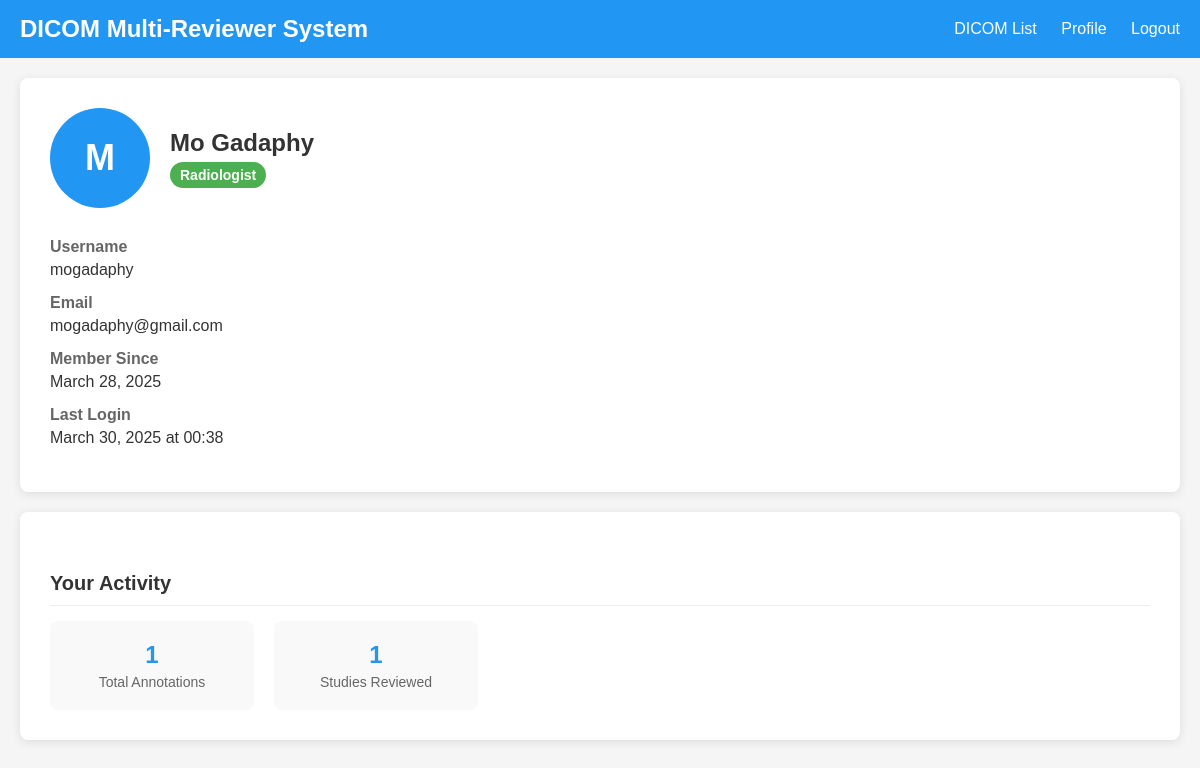
/profile (signed in), run on the app's committed database.
### src/dicom_reviewer/models/db/user.py (models this page shows, shortened)
class User(db.Model, UserMixin):
    __tablename__ = 'users'
    id = db.Column(db.Integer, primary_key=True)
    username = db.Column(db.String(80), unique=True, nullable=False)
    password_hash = db.Column(db.String(128), nullable=False)
    email = db.Column(db.String(120), unique=True, nullable=False)
    full_name = db.Column(db.String(150), nullable=False)
    role = db.Column(db.String(20), nullable=False, default='radiologist')
    created_at = db.Column(db.DateTime, nullable=False, default=datetime.utcnow)
    last_login = db.Column(db.DateTime, nullable=True)

### src/dicom_reviewer/main.py (the view)
@app.route('/profile')
@login_required
def profile():
    annotation_count = Annotation.query.filter_by(reviewer_id=current_user.id).count()
    studies_with_annotations = db.session.query(Annotation.study_uid).filter_by(
        reviewer_id=current_user.id
    ).distinct().count()
    return render_template('profile.html',
                          annotation_count=annotation_count,
                          study_count=studies_with_annotations)

### src/dicom_reviewer/main.py (called while the page is built)
@login_manager.user_loader
def load_user(user_id):
    return User.query.get(int(user_id))

### src/dicom_reviewer/templates/profile.html (shortened to what this page needs)
<!DOCTYPE html>
<html>
<head>
</head>
<body>
    <div class="header">
        <h1>DICOM Multi-Reviewer System</h1>
        <div class="header-links">
            <a href="{{ url_for('dicom_list') }}">DICOM List</a>
            <a href="{{ url_for('profile') }}">Profile</a>
            <a href="{{ url_for('logout') }}">Logout</a>
        </div>
    </div>
    <div class="container">
        <div class="profile-card">
            <div class="profile-header">
                <div class="profile-avatar">
                    {{ current_user.full_name[0] }}
                </div>
                <div class="profile-info">
                    <h2>{{ current_user.full_name }}</h2>
                    <span class="profile-role">{{ current_user.role|title }}</span>
                </div>
            </div>
            <div class="profile-details">
                <div class="profile-detail">
                    <label>Username</label>
                    <span>{{ current_user.username }}</span>
                </div>
                <div class="profile-detail">
                    <label>Email</label>
                    <span>{{ current_user.email }}</span>
                </div>
                <div class="profile-detail">
                    <label>Member Since</label>
                    <span>{{ current_user.created_at.strftime('%B %d, %Y') }}</span>
                </div>
                <div class="profile-detail">
                    <label>Last Login</label>
                    <span>{{ current_user.last_login.strftime('%B %d, %Y at %H:%M') if current_user.last_login else 'Never' }}</span>
                </div>
            </div>
        </div>
        <div class="profile-card">
            <div class="stats-section">
                <h3 class="stats-header">Your Activity</h3>
                <div class="stats-grid">
                    <div class="stat-card">
                        <div class="stat-value">{{ annotation_count }}</div>
                        <div class="stat-label">Total Annotations</div>
                    </div>
                    <div class="stat-card">
                        <div class="stat-value">{{ study_count }}</div>
                        <div class="stat-label">Studies Reviewed</div>
                    </div>
                </div>
            </div>
        </div>
    </div>
</body>
</html>

### src/dicom_reviewer/templates/profile.html (style rules this page uses)
body { font-family: Arial, sans-serif; margin: 0; padding: 0; background-color: #f5f5f5; }
.header { background-color: #2196F3; color: white; padding: 15px 20px; display: flex; justify-content: space-between; align-items: center; }
.header h1 { margin: 0; font-size: 24px; }
.header-links a { color: white; text-decoration: none; margin-left: 20px; }
.container { max-width: 1200px; margin: 0 auto; padding: 20px; }
.profile-card { background-color: white; border-radius: 8px; box-shadow: 0 2px 10px rgba(0, 0, 0, 0.1); padding: 30px; margin-bottom: 20px; }
.profile-header { display: flex; align-items: center; margin-bottom: 30px; }
.profile-avatar { width: 100px; height: 100px; border-radius: 50%; background-color: #2196F3; color: white; display: flex; justify-content: center; align-items: center; font-size: 36px; font-weight: bold; margin-right: 20px; }
.profile-info h2 { margin: 0 0 5px 0; color: #333; }
.profile-role { display: inline-block; background-color: #4CAF50; color: white; padding: 5px 10px; border-radius: 20px; font-size: 14px; font-weight: bold; }
.profile-details { margin-top: 20px; }
.profile-detail { margin-bottom: 15px; }
.profile-detail label { display: block; font-weight: bold; color: #666; margin-bottom: 5px; }
.profile-detail span { font-size: 16px; color: #333; }
.stats-section { margin-top: 30px; }
.stats-header { font-size: 20px; margin-bottom: 15px; color: #333; border-bottom: 1px solid #eee; padding-bottom: 10px; }
.stats-grid { display: grid; grid-template-columns: repeat(auto-fill, minmax(200px, 1fr)); gap: 20px; }
.stat-card { background-color: #f9f9f9; border-radius: 8px; padding: 20px; text-align: center; }
.stat-value { font-size: 24px; font-weight: bold; color: #2196F3; margin-bottom: 5px; }
.stat-label { color: #666; font-size: 14px; }

### data on the page
User: full_name "M", full_name "Mo Gadaphy", role "Radiologist", username "mogadaphy", email "mogadaphy@gmail.com", created_at "March 28, 2025", last_login "March 30, 2025 at 00:38"

### other printed values
{{ annotation_count }} "1"
{{ study_count }} "1"
